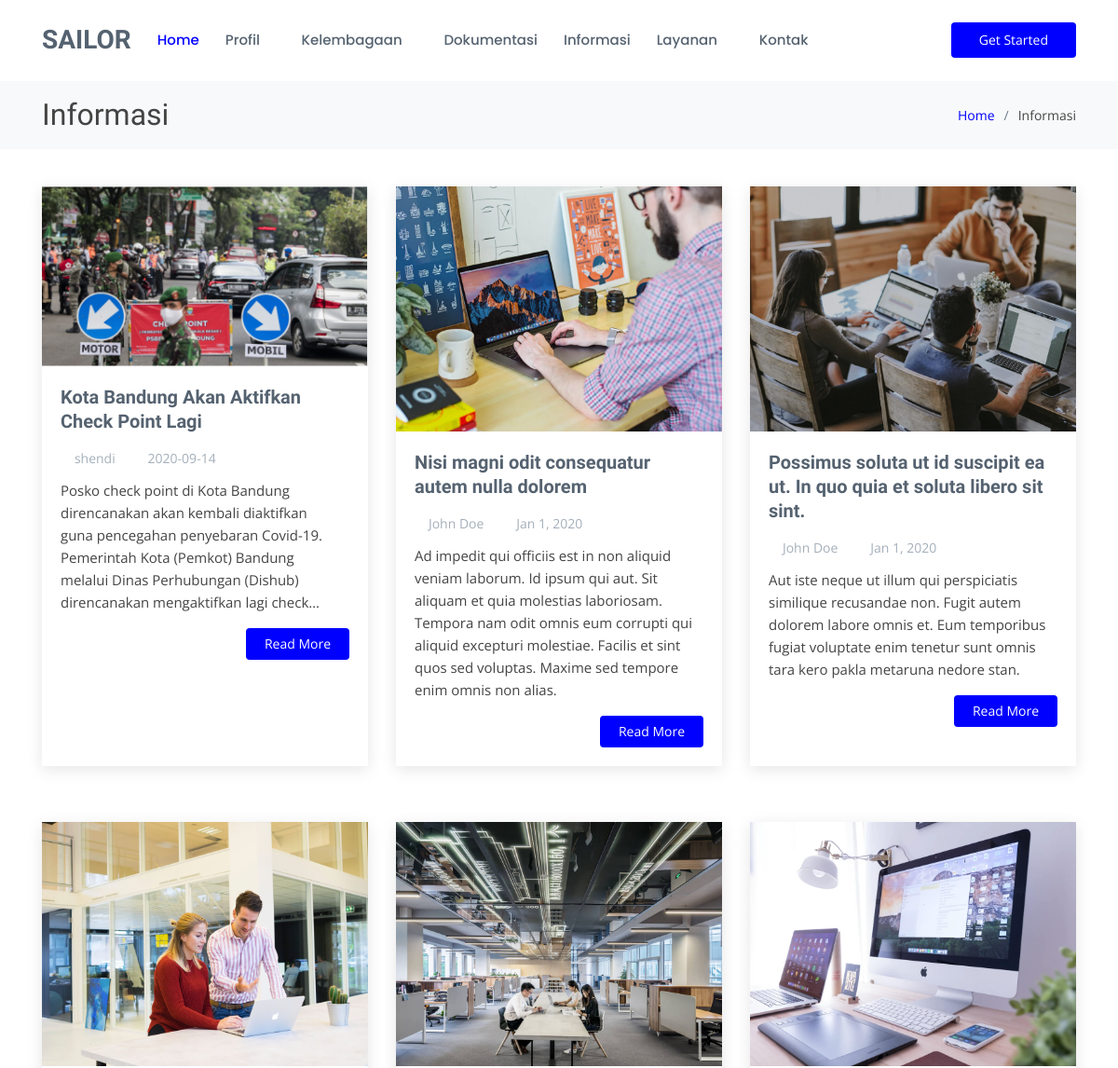
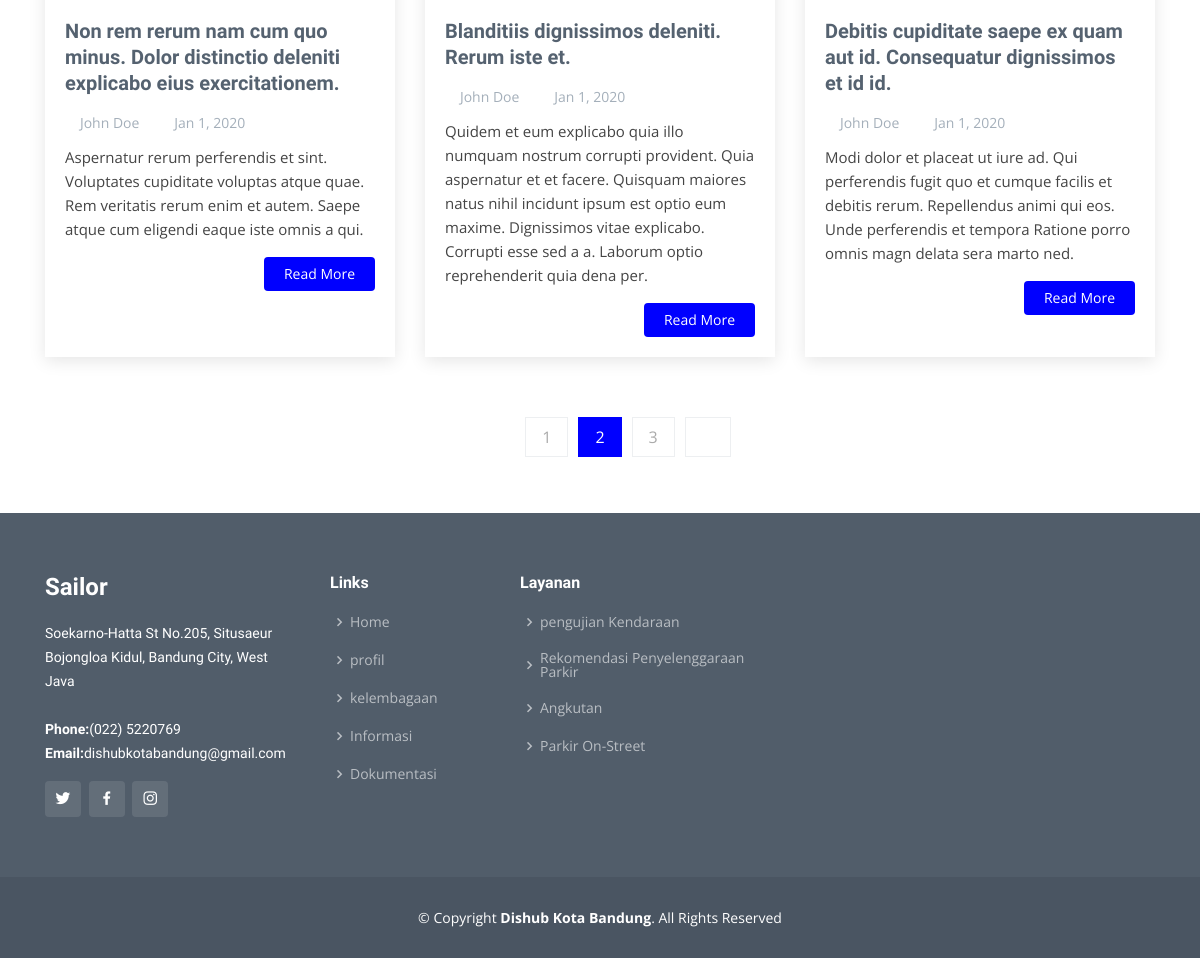
Page /informasi on the committed database (2 pictures, top to bottom).
### tables this page shows
CREATE TABLE `informasi` (
  `ID_informasi` int(11) NOT NULL,
  `img` varchar(250) NOT NULL,
  `judul_informasi` varchar(60) NOT NULL,
  `kategori` varchar(30) NOT NULL,
  `text_informasi` text NOT NULL,
  `waktu_upload` date NOT NULL,
  `ID_admin` int(11) NOT NULL
);

### app/core/Controller.php (called while the page is built, shortened)
<?php
class Controller{
    public function view($view, $data = []){
        require_once 'app/views/' . $view . '.php';
    }
    public function model($model){
        return new $model;
    }
}

### app/controllers/Informasi.php (called while the page is built, shortened)
<?php
Class Informasi extends controller{
    public function index(){
        $data['judul'] = 'Informasi';
        $data['informasi'] = $this->model('userModel')->getAllDataInformasi();
        $this->view('templates/beforeHeader', $data);
        $this->view('templates/header', $data);
        $this->view('informasi/index', $data);
        $this->view('templates/footer', $data);
        $this->view('templates/afterFooter', $data);
    }
}

### app/core/App.php (called while the page is built, shortened)
<?php
class App
{
    protected $method = 'index';
    protected $params = [];
    public function __construct()
    {
        $this->controller = new $this->controller;
        call_user_func_array([$this->controller, $this->method], $this->params);
    }
}

### index.php (called while the page is built, shortened)
<?php
$app = new App;

### app/core/Database.php (called while the page is built, shortened)
<?php
class Database
{
    private $host = DB_HOST;
    private $user = DB_USER;
    private $pass = DB_PASS;
    private $db_name = DB_NAME;
    private $dbh;
    private $stmt;
    public function __construct()
    {
        $dsn = 'mysql:host=' . $this->host . ';dbname=' . $this->db_name;
        $option = [
            PDO::ATTR_PERSISTENT => true,
            PDO::ATTR_ERRMODE => PDO::ERRMODE_EXCEPTION
        ];
        try {
            $this->dbh = new PDO($dsn, $this->user, $this->pass, $option);
        } catch (PDOException $e) {
            die($e->getMessage());
        }
    }
    public function query($query)
    {
        $this->stmt = $this->dbh->prepare($query);
    }
    public function execute()
    {
        $this->stmt->execute();
    }
    public function resultSet()
    {
        $this->execute();
        return $this->stmt->fetchAll(PDO::FETCH_ASSOC);
    }
}

### app/models/userModel.php (called while the page is built, shortened)
<?php
class userModel{
    private $db;
    public function __construct()
    {
        $this->db = new Database;
    }
    public function getAllDataInformasi()
    {
            $this->db->query("SELECT * FROM informasi, admin WHERE informasi.ID_admin = admin.ID_admin");
            return $this->db->resultSet();
    }
}

### app/views/informasi/index.php (the view, shortened to what this page needs)
<section id="breadcrumbs" class="breadcrumbs">
     <div class="container">
       <div class="d-flex justify-content-between align-items-center">
         <h2><?= $data['judul']; ?></h2>
         <ol>
           <li><a href="<?= BASEURL; ?>/home">Home</a></li>
           <li><?= $data['judul']; ?></li>
         </ol>
       </div>
     </div>
   </section>
   <section id="blog" class="blog">
     <div class="container">
       <?php foreach($data['informasi'] as $informasi) : ?>
       <div class="row">
         <div class="col-lg-4  col-md-6 d-flex align-items-stretch" data-aos="fade-up">
           <article class="entry">
             <div class="entry-img">
               <img src="<?= BASEURL; ?>/public/img/dishub1.PNG" alt="" class="img-fluid">
             </div>
             <h2 class="entry-title">
               <a href="<?= BASEURL; ?>/informasi/informasiSingle"><?= $informasi['judul_informasi']?></a>
             </h2>
             <div class="entry-meta">
               <ul>
                 <li class="d-flex align-items-center"><i class="icofont-user"></i> <a href="<?= BASEURL; ?>/informasi/informasiSingle"><?= $informasi['username']?></a></li>
                 <li class="d-flex align-items-center"><i class="icofont-wall-clock"></i> <a href="<?= BASEURL; ?>/blog/blogSingle"><?= $informasi['waktu_upload']?></a></li>
               </ul>
             </div>
             <div class="entry-content">
               <p class="limit-text">
                 <?= $informasi['text_informasi']?>
               </p>
               <div class="read-more">
                 <a href="<?= BASEURL; ?>/informasi/detailInformasi/<?= $informasi['ID_informasi']?>">Read More</a>
               </div>
             </div>
           </article>
         </div>
         <?php endforeach; ?>
         <div class="col-lg-4  col-md-6 d-flex align-items-stretch" data-aos="fade-up">
           <article class="entry">
             <div class="entry-img">
               <img src="<?= BASEURL; ?>/public/img/blog-2.jpg" alt="" class="img-fluid">
             </div>
             <h2 class="entry-title">
               <a href="<?= BASEURL; ?>/informasi/informasiSingle">Nisi magni odit consequatur autem nulla dolorem</a>
             </h2>
             <div class="entry-meta">
               <ul>
                 <li class="d-flex align-items-center"><i class="icofont-user"></i> <a href="<?= BASEURL; ?>/informasi/informasiSingle">John Doe</a></li>
                 <li class="d-flex align-items-center"><i class="icofont-wall-clock"></i> <a href="<?= BASEURL; ?>/informasi/informasiSingle"><time datetime="2020-01-01">Jan 1, 2020</time></a></li>
               </ul>
             </div>
             <div class="entry-content">
               <p>
                 Ad impedit qui officiis est in non aliquid veniam laborum. Id ipsum qui aut. Sit aliquam et quia molestias laboriosam. Tempora nam odit omnis eum corrupti qui aliquid excepturi molestiae. Facilis et sint quos sed voluptas. Maxime sed tempore enim omnis non alias.
               </p>
               <div class="read-more">
                 <a href="<?= BASEURL; ?>/informasi/informasiSingle">Read More</a>
               </div>
             </div>
           </article>
         </div>
         <div class="col-lg-4  col-md-6 d-flex align-items-stretch" data-aos="fade-up">
           <article class="entry">
             <div class="entry-img">
               <img src="<?= BASEURL; ?>/public/img/blog-3.jpg" alt="" class="img-fluid">
             </div>
             <h2 class="entry-title">
               <a href="<?= BASEURL; ?>/informasi/informasiSingle">Possimus soluta ut id suscipit ea ut. In quo quia et soluta libero sit sint.</a>
             </h2>
             <div class="entry-meta">
               <ul>
                 <li class="d-flex align-items-center"><i class="icofont-user"></i> <a href="<?= BASEURL; ?>/informasi/informasiSingle">John Doe</a></li>
                 <li class="d-flex align-items-center"><i class="icofont-wall-clock"></i> <a href="<?= BASEURL; ?>/informasi/informasiSingle"><time datetime="2020-01-01">Jan 1, 2020</time></a></li>
               </ul>
             </div>
             <div class="entry-content">
               <p>
                 Aut iste neque ut illum qui perspiciatis similique recusandae non. Fugit autem dolorem labore omnis et. Eum temporibus fugiat voluptate enim tenetur sunt omnis tara kero pakla metaruna nedore stan.
               </p>
               <div class="read-more">
                 <a href="<?= BASEURL; ?>/informasi/informasiSingle">Read More</a>
               </div>
             </div>
           </article>
         </div>
         <div class="col-lg-4  col-md-6 d-flex align-items-stretch" data-aos="fade-up">
           <article class="entry">
             <div class="entry-img">
               <img src="<?= BASEURL; ?>/public/img/blog-4.jpg" alt="" class="img-fluid">
             </div>
             <h2 class="entry-title">
               <a href="<?= BASEURL; ?>/informasi/blogSingle">Non rem rerum nam cum quo minus. Dolor distinctio deleniti explicabo eius exercitationem.</a>
             </h2>
             <div class="entry-meta">
               <ul>
                 <li class="d-flex align-items-center"><i class="icofont-user"></i> <a href="<?= BASEURL; ?>/informasi/informasiSingle">John Doe</a></li>
                 <li class="d-flex align-items-center"><i class="icofont-wall-clock"></i> <a href="<?= BASEURL; ?>/informasi/informasiSingle"><time datetime="2020-01-01">Jan 1, 2020</time></a></li>
               </ul>
             </div>
             <div class="entry-content">
               <p>
                 Aspernatur rerum perferendis et sint. Voluptates cupiditate voluptas atque quae. Rem veritatis rerum enim et autem. Saepe atque cum eligendi eaque iste omnis a qui.
               </p>
               <div class="read-more">
                 <a href="<?= BASEURL; ?>/informasi/informasiSingle">Read More</a>
               </div>
             </div>
           </article>
         </div>
         <div class="col-lg-4  col-md-6 d-flex align-items-stretch" data-aos="fade-up">
           <article class="entry">
             <div class="entry-img">
               <img src="<?= BASEURL; ?>/public/img/blog-5.jpg" alt="" class="img-fluid">
             </div>
             <h2 class="entry-title">
               <a href="<?= BASEURL; ?>/informasi/informasiSingle">Blanditiis dignissimos deleniti. Rerum iste et.</a>
             </h2>
             <div class="entry-meta">
               <ul>
                 <li class="d-flex align-items-center"><i class="icofont-user"></i> <a href="<?= BASEURL; ?>/informasi/informasiSingle">John Doe</a></li>
                 <li class="d-flex align-items-center"><i class="icofont-wall-clock"></i> <a href="<?= BASEURL; ?>/informasi/informasiSingle"><time datetime="2020-01-01">Jan 1, 2020</time></a></li>
               </ul>
             </div>
             <div class="entry-content">
               <p>
                 Quidem et eum explicabo quia illo numquam nostrum corrupti provident. Quia aspernatur et et facere. Quisquam maiores natus nihil incidunt ipsum est optio eum maxime. Dignissimos vitae explicabo. Corrupti esse sed a a. Laborum optio reprehenderit quia dena per.
               </p>
               <div class="read-more">
                 <a href="<?= BASEURL; ?>/informasi/informasiSingle">Read More</a>
               </div>
             </div>
           </article>
         </div>
         <div class="col-lg-4  col-md-6 d-flex align-items-stretch" data-aos="fade-up">
           <article class="entry">
             <div class="entry-img">
               <img src="<?= BASEURL; ?>/public/img/blog-6.jpg" alt="" class="img-fluid">
             </div>
             <h2 class="entry-title">
               <a href="<?= BASEURL; ?>informasi/informasiSingle">Debitis cupiditate saepe ex quam aut id. Consequatur dignissimos et id id.</a>
             </h2>
             <div class="entry-meta">
               <ul>
                 <li class="d-flex align-items-center"><i class="icofont-user"></i> <a href="<?= BASEURL; ?>informasi/informasiSingle">John Doe</a></li>
                 <li class="d-flex align-items-center"><i class="icofont-wall-clock"></i> <a href="<?= BASEURL; ?>/informasi/informasiSingle"><time datetime="2020-01-01">Jan 1, 2020</time></a></li>
               </ul>
             </div>
             <div class="entry-content">
               <p>
                 Modi dolor et placeat ut iure ad. Qui perferendis fugit quo et cumque facilis et debitis rerum. Repellendus animi qui eos. Unde perferendis et tempora Ratione porro omnis magn delata sera marto ned.
               </p>
               <div class="read-more">
                 <a href="<?= BASEURL; ?>/informasi/informasiSingle">Read More</a>
               </div>
             </div>
           </article>
         </div>
       </div>
       <div class="blog-pagination" data-aos="fade-up">
         <ul class="justify-content-center">
           <li class="disabled"><i class="icofont-rounded-left"></i></li>
           <li><a href="#">1</a></li>
           <li class="active"><a href="#">2</a></li>
           <li><a href="#">3</a></li>
           <li><a href="#"><i class="icofont-rounded-right"></i></a></li>
         </ul>
       </div>
     </div>
   </section>

### app/views/templates/beforeHeader.php (shortened to what this page needs)
<!DOCTYPE html>
<html lang="en">
<head>
    <link href="<?= BASEURL; ?>/public/vendor/bootstrap/css/bootstrap.min.css" rel="stylesheet">
    <link href="<?= BASEURL; ?>/public/vendor/icofont/icofont.min.css" rel="stylesheet">
    <link href="<?= BASEURL; ?>/public/vendor/boxicons/css/boxicons.min.css" rel="stylesheet">
    <link href="<?= BASEURL; ?>/public/vendor/animate.css/animate.min.css" rel="stylesheet">
    <link href="<?= BASEURL; ?>/public/vendor/remixicon/remixicon.css" rel="stylesheet">
    <link href="<?= BASEURL; ?>/public/vendor/venobox/venobox.css" rel="stylesheet">
    <link href="<?= BASEURL; ?>/public/vendor/owl.carousel/assets/owl.carousel.min.css" rel="stylesheet">
    <link href="<?= BASEURL; ?>/public/css/style.css" rel="stylesheet">
</head>

### app/views/templates/header.php (shortened to what this page needs)
<body>
    <header id="header" class="fixed-top ">
        <div class="container d-flex align-items-center">
            <h1 class="logo"><a href="<?= BASEURL; ?>/home">Sailor</a></h1>
            <nav class="nav-menu d-none d-lg-block">
                <ul>
                    <li class="active"><a href="<?= BASEURL; ?>/home">Home</a></li>
                    <li class="drop-down"><a href="">Profil</a>
                    </li>
                    <li class="drop-down"><a href="">Kelembagaan</a>
                    </li>
                    <li><a href="<?= BASEURL; ?>/dokumentasi">Dokumentasi</a></li>
                    <li><a href="<?= BASEURL; ?>/informasi">Informasi</a></li>
                    <li class="drop-down"><a href="">Layanan</a>
                    </li>
                    <li><a href="<?= BASEURL; ?>/kontak">Kontak</a></li>
                </ul>
            </nav>
            <a href="<?= BASEURL; ?>/home" class="get-started-btn ml-auto">Get Started</a>
        </div>
    </header>

### app/views/templates/footer.php
<footer id="footer">
    <div class="footer-top">
        <div class="container">
            <div class="row">
                <div class="col-lg-3 col-md-6">
                    <div class="footer-info">
                        <h3>Sailor</h3>
                        <p>
                        Soekarno-Hatta St No.205, Situsaeur<br>
                        Bojongloa Kidul, Bandung City, West Java<br><br>
                            <strong>Phone:</strong>(022) 5220769<br>
                            <strong>Email:</strong>dishubkotabandung@gmail.com<br>
                        </p>
                        <div class="social-links mt-3">
                            <a href="#" class="twitter"><i class="bx bxl-twitter"></i></a>
                            <a href="#" class="facebook"><i class="bx bxl-facebook"></i></a>
                            <a href="#" class="instagram"><i class="bx bxl-instagram"></i></a>
                        </div>
                    </div>
                </div>
                <div class="col-lg-2 col-md-6 footer-links">
                    <h4>Links</h4>
                    <ul>
                        <li><i class="bx bx-chevron-right"></i> <a href="#">Home</a></li>
                        <li><i class="bx bx-chevron-right"></i> <a href="#">profil</a></li>
                        <li><i class="bx bx-chevron-right"></i> <a href="#">kelembagaan</a></li>
                        <li><i class="bx bx-chevron-right"></i> <a href="#">Informasi</a></li>
                        <li><i class="bx bx-chevron-right"></i> <a href="#">Dokumentasi</a></li>
                    </ul>
                </div>
                <div class="col-lg-3 col-md-6 footer-links">
                    <h4>Layanan</h4>
                    <ul>
                        <li><i class="bx bx-chevron-right"></i> <a href="#">pengujian Kendaraan</a></li>
                        <li><i class="bx bx-chevron-right"></i> <a href="#">Rekomendasi Penyelenggaraan Parkir</a></li>
                        <li><i class="bx bx-chevron-right"></i> <a href="#">Angkutan</a></li>
                        <li><i class="bx bx-chevron-right"></i> <a href="#">Parkir On-Street</a></li>
                    </ul>
                </div>
            </div>
        </div>
    </div>
    <div class="container">
        <div class="copyright">
            &copy; Copyright <strong><span>Dishub Kota Bandung</span></strong>. All Rights Reserved
        </div>
    </div>
</footer>

### app/views/templates/afterFooter.php (shortened to what this page needs)
</body>
</html>

### rows in the picture
informasi: judul_informasi "Kota Bandung Akan Aktifkan Check Point Lagi", ID_admin.username "shendi", waktu_upload "2020-09-14", text_informasi "Posko check point di Kota Bandung direncanakan akan kembali diaktifkan guna pencegahan penyebaran Covid-19. Pemerintah Kota (Pemkot) Bandung melalui Dinas Perhubungan (Dishub) direncanakan mengaktifkan lagi…"

### other values in the picture
$data['judul'] "Informasi"
